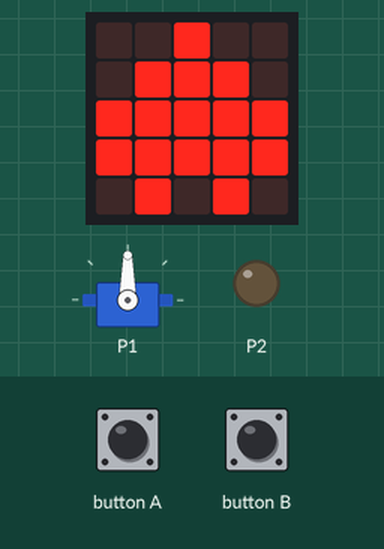
Bench run of a program on a simulated BBC micro:bit (MakeCode). Parts: the board's 5×5 LED display, servo, output pins drawn as LEDs (lit = HIGH). The test bench sets the inputs (shaded band). Pins used as bus, display or sensor lines are not drawn.

Above: at 1.6 s.
1.7 s: button A pressed for 0.15 s
At 2.2 s:
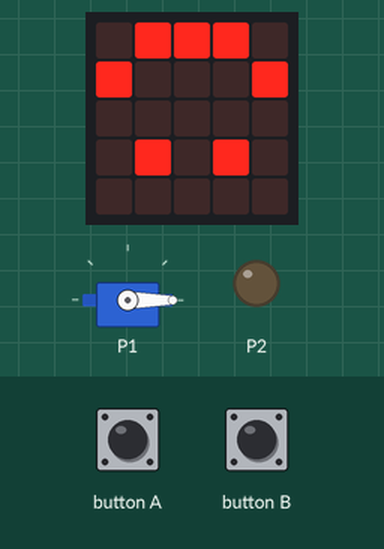
4.4 s: button B pressed for 0.15 s
At 5.4 s:
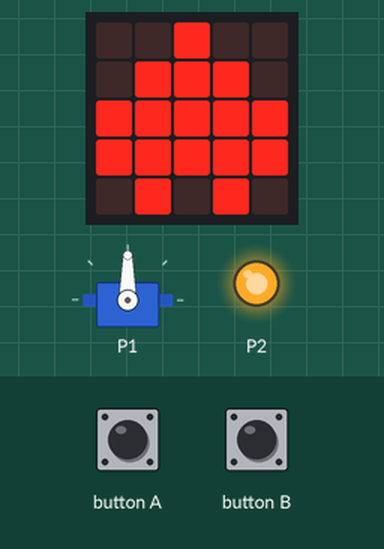
7.5 s: button A pressed for 0.15 s
At 8.3 s:
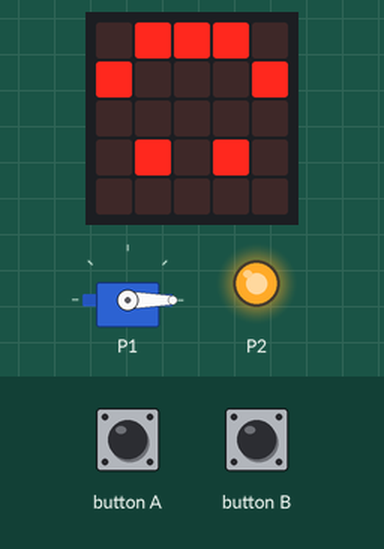
Timing chart, 0 to 10.5 s (numbered marks = the images above; inputs shaded):
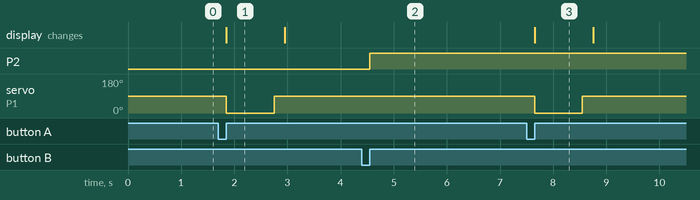

Measured:
- after the input at 1.7 s, servo on P1: 90° → 0° after 0.15 s, → 90° 0.90 s later; the display: changes after 0.15 s (image 1)
- after the input at 4.4 s, P2: LOW → HIGH after 0.15 s
- after the input at 7.5 s, servo on P1: 90° → 0° after 0.15 s, → 90° 0.90 s later; the display: changes after 0.15 s (image 3)
- what the display in image 1 shows lasts 1.1 s, from 1.9 s to 3.0 s

The program:

main.ts
```typescript
input.onButtonPressed(Button.A, function () {
    servos.P1.setAngle(-300)
    basic.showLeds(`
        . # # # .
        # . . . #
        . . . . .
        . # . # .
        . . . . .
        `)
    basic.pause(500)
    servos.P1.setAngle(90)
    basic.pause(200)
    basic.showLeds(`
        . . # . .
        . # # # .
        # # # # #
        # # # # #
        . # . # .
        `)
})
input.onButtonPressed(Button.B, function () {
    pins.analogWritePin(AnalogPin.P2, 1023)
    basic.pause(5000)
    pins.analogWritePin(AnalogPin.P2, 0)
})
basic.showLeds(`
    . . # . .
    . # # # .
    # # # # #
    # # # # #
    . # . # .
    `)
servos.P1.setAngle(90)
```

test.ts
```typescript
// 테스트는 여기로 이동합니다; 이 패키지가 확장으로 사용될 때 컴파일되지 않을 것 입니다.
```
